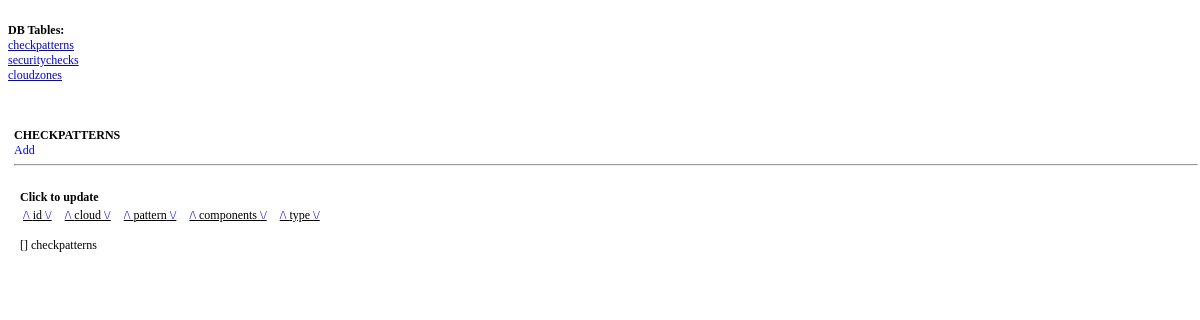
Page /apache/html/db.php?cat=checkpatterns&cmd=update&field=numbers on the earlier database version.
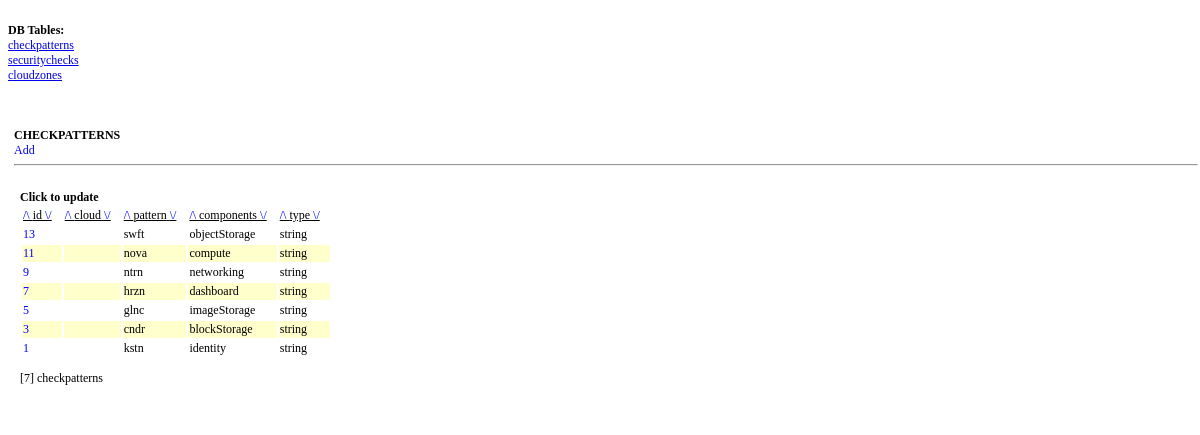
Same page on the later database version.
### tables this page shows
CREATE TABLE `checkPatterns` (
  `id` int(11) NOT NULL AUTO_INCREMENT,
  `type` varchar(16) NOT NULL,
  `pattern` varchar(32) NOT NULL,
  `components` varchar(256) NOT NULL,
  PRIMARY KEY (`id`)
);

### apache/html/inc/db.class/_class.checkpatterns.php (called while the page is built, shortened)
<?php
        class CheckPattern extends Gen
        {
                function __construct()
                {
                        $this->table_name       =       'checkPatterns';
                }
        }

### apache/html/inc/db.class/_class.general_db.php (the view, shortened to what this page needs)
<?php
        class Gen
        {
                var $table_name;
                var $data_array;
                function dsp_link($where, $num_sort, $shfields)
                {
                        $rowdata = $this->load_all($where);
                        $i = 0;
                        echo "<th><a href=".$_SERVER['PHP_SELF']."?cat=".$_GET['cat']."&cmd=".$_GET['cmd']."&way=asc&orderby=id>/\ </a>".$num_sort;
                        echo "<a href=".$_SERVER['PHP_SELF']."?cat=".$_GET['cat']."&cmd=".$_GET['cmd']."&way=desc&orderby=id> \/</a></th>";
                        foreach($shfields as $sval => $fld_val)
                        {
                                echo "<th><a href=".$_SERVER['PHP_SELF']."?cat=".$_GET['cat']."&cmd=".$_GET['cmd']."&way=asc&orderby=".$fld_val.">/\ </a>".$fld_val;
                                echo "<a href=".$_SERVER['PHP_SELF']."?cat=".$_GET['cat']."&cmd=".$_GET['cmd']."&way=desc&orderby=".$fld_val."> \/</a></th>";
                        }
                        foreach($rowdata as $row)
                        {
                                if($i == '0') { $sty = '#ffffff'; } else { $sty = '#ffffcc'; }
                                echo "<tr bgcolor=".$sty."><td valign=top><a href=".$_SERVER['PHP_SELF']."?cat=".$_GET['cat']."&cmd=".$_GET['cmd']."&id=";
                                echo $row[$num_sort].">".$row[$num_sort]."</a></td> ";
                                foreach($shfields as $val)
                                {
                                        echo "<td valign=top>";
                                        echo htmlentities($row[$val]);
                                        echo "</td>";
                                }
                                $i++;
                                if($i > 1) { $i = 0; }
                                echo "</tr>";
                        }
                }
                function load_all($where)
                {
                        global $row_nums, $dbconn;
                        if(empty($where))
                        {
                                $where_str = NULL;
                        }
                        else
                        {
                                $where_str = $where;
                        }
                        $q = "SELECT * FROM $this->table_name $where_str";
                        $res = mysqli_query($dbconn, $q) or die('load_all: '.mysqli_error($dbconn));
                        while($row = mysqli_fetch_assoc($res))
                        {
                                $this->data_array[] = $row;
                        }
                                return $this->data_array;
                }
        }
?>

### apache/html/_header.php (shortened to what this page needs)
<?php
	require_once('inc/_backend_functions.php');
?>
<html>
<head>
<link rel="stylesheet" href="./rsc/_main_style.css" type="text/css" media="screen">
</head>
<body>
<div id="container">
<div id="nav">
<br><b>DB Tables: </b>
<?php
	$dir = opendir('inc/');
	while (false !== ($fname = readdir( $dir )))
	{
		if(preg_match('/_form.php/', $fname))
		{
			$aint = str_replace('_form.php', '', $fname);
			echo "<br><a href=\"".$_SERVER['PHP_SELF']."?cat=".trim($aint, '_')."&cmd=update\">".trim($aint, '_')."</a>";
		}
	}
?>
<p>
<br>
</div>

### apache/html/inc/_backend_functions.php (shortened to what this page needs)
<?php
	function prn_dbdata($cat, $classvar, $classname, $num_sort, $other_sort, $order, $shfields, $display)
	{
		global $row_nums, $gen;
		$classvar = new $classname;
		if(isset($_GET['cmd']) && $_GET['cmd'] != 'add' && !isset($_POST['frmvalue']) && !isset($_GET['id']))
		{
			echo "<div id=left>";
			echo "<p><b>Click to update</b>";
			echo "<table>";
			if(!isset($_GET['orderby']))
			{
				if($display == 'Word')
				{
					if($_GET['field'] == 'numbers'){ $classvar->dsp_link("ORDER BY $num_sort $order", $num_sort, $shfields); }
				}
			}
			echo "</table>";
			echo "<p>[$row_nums] ".str_replace('_', ' ', $cat);
			echo "</div>";
		}
	}
?>

Differences in the rows shown:
added checkpatterns: id "13", pattern "swft", components "objectStorage", type "string"
added checkpatterns: id "11", pattern "nova", components "compute", type "string"
added checkpatterns: id "9", pattern "ntrn", components "networking", type "string"
added checkpatterns: id "7", pattern "hrzn", components "dashboard", type "string"
added checkpatterns: id "5", pattern "glnc", components "imageStorage", type "string"
added checkpatterns: id "3", pattern "cndr", components "blockStorage", type "string"
added checkpatterns: id "1", pattern "kstn", components "identity", type "string"
Other differences:
$row_nums: (not shown) → "7"
